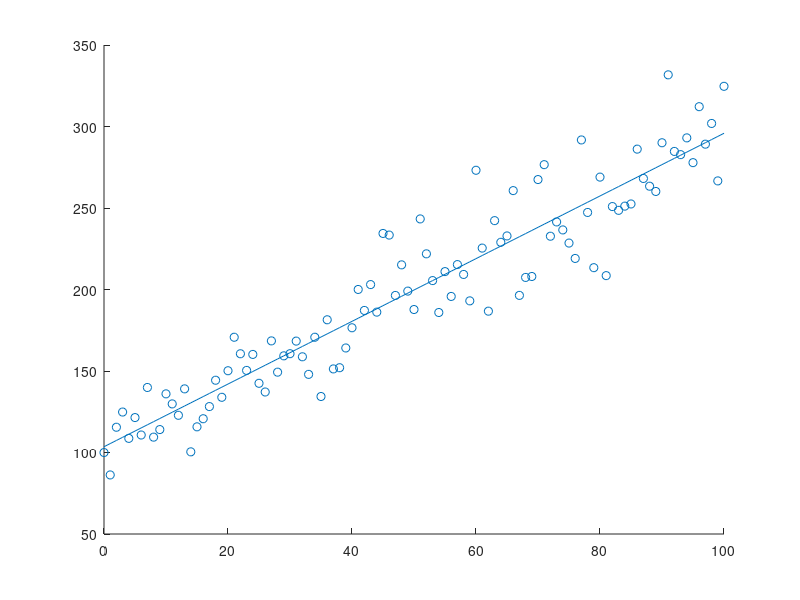

This figure's MATLAB source:
clear all
close all
clc

load ('project_2_1.mat');
z=ones(length(x),1);
A = [x,z];
square = A*transpose(A);

ans = transpose(A)*pinv(square)*y;
m=ans(1,1);
b = ans(2,1);
scatter(x,y);
hold all;
plot(x,m*x+b);